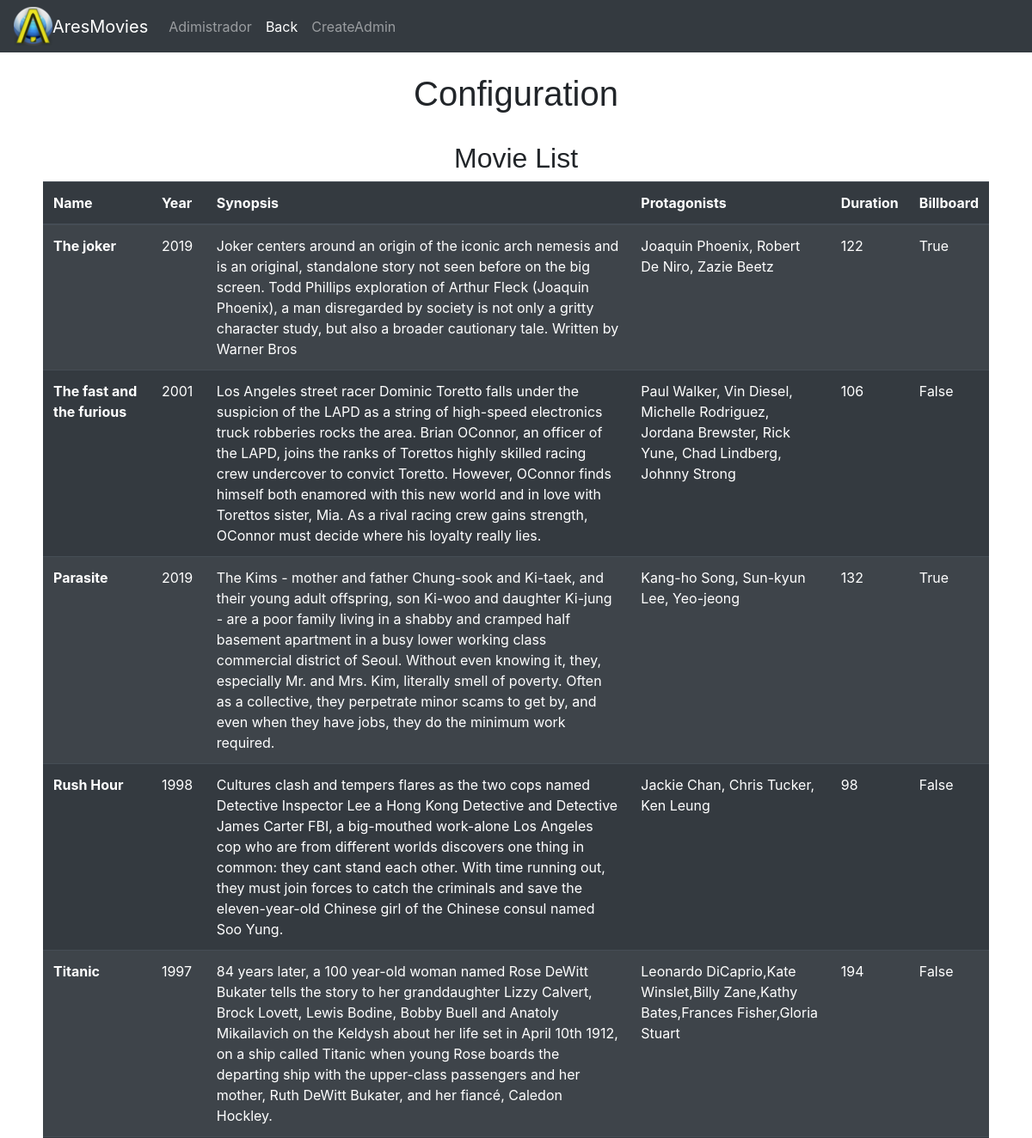
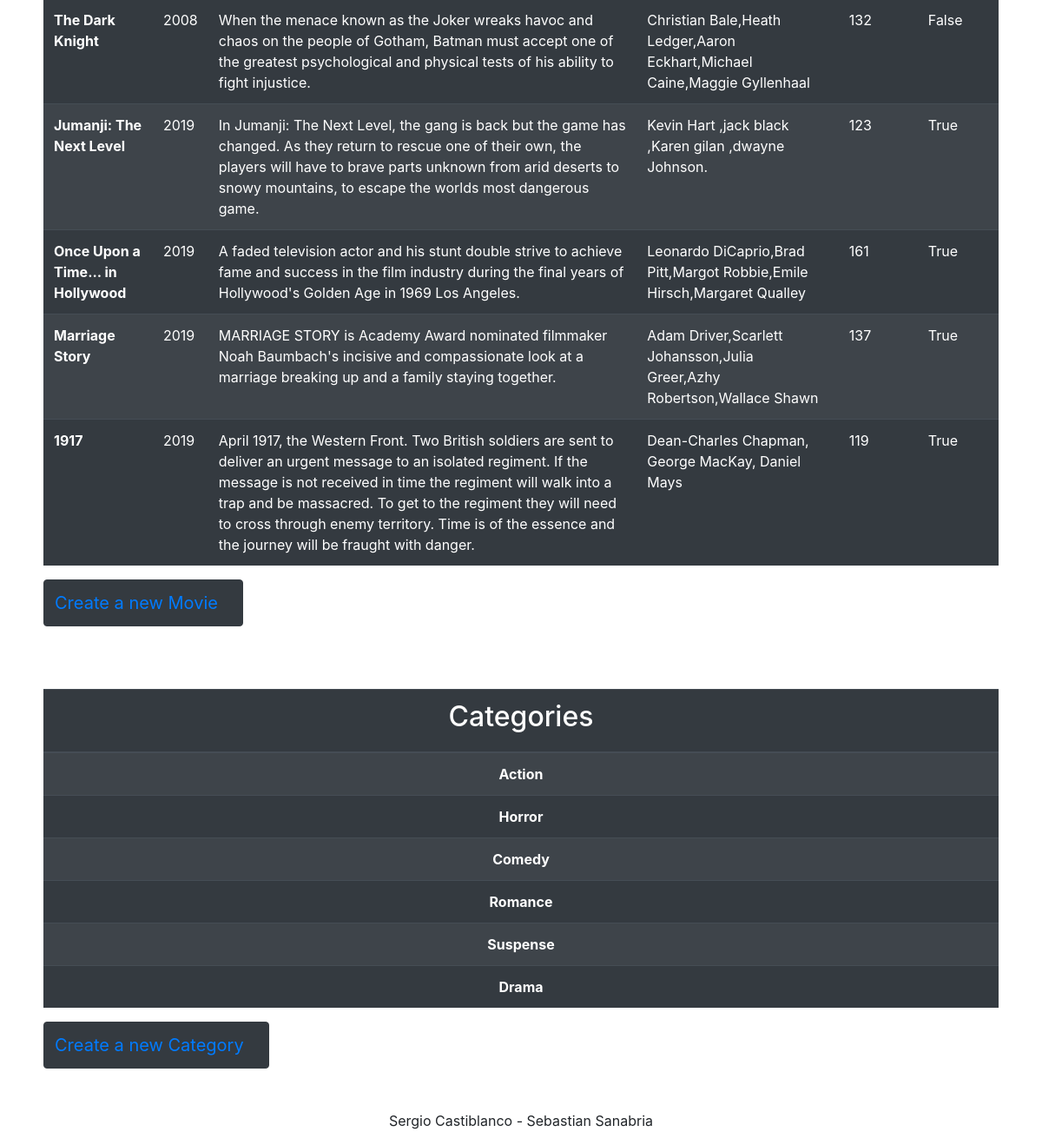
/AresMovies/admin/adminConf/ (signed in), run on the app's committed database (2 pictures, top to bottom).
### app/models.py (models this page shows, shortened)
class Pelicula(models.Model):
    titulo = models.CharField(max_length=200, null=True)
    sinopsis = models.TextField(max_length=2000,null=True)
    anio = models.IntegerField(null=True)
    actores = models.TextField(max_length=2000,null=True)
    duracion = models.IntegerField(null=True)
    enCartelera = models.BooleanField(null=True)
    class Meta:
        app_label = 'app'

class Categoria(models.Model):
    nombre = models.CharField(max_length=200, null=True)
    class Meta:
        app_label = 'app'

### app/views.py (the view)
# urls.py: path('AresMovies/admin/adminConf/', views.administradorConf, name='administradorConf'),
@login_required
def administradorConf(request):
    lista_peliculas = Pelicula.objects.all()
    lista_categorias = Categoria.objects.all()
    contexto = {
        'lista_peliculas': lista_peliculas,
        'lista_categorias': lista_categorias
    }
    return render(request, 'app/administrador/Configuracion.html', contexto)

### app/templates/app/administrador/Configuracion.html (shortened to what this page needs)
{% extends "app/base.html" %}
{% load static %}
{% block estilo %}<link rel="stylesheet" href="{% static 'app/css/estiloConfig.css' %}">{% endblock %}
    {% block contenido %}
    <header>
      <nav class="navbar navbar-expand-lg navbar-dark bg-dark">
        <img src="{% static 'app/img/logo1.png' %}" alt="">
        <a class="navbar-brand" href="{% url 'app:index' %}">AresMovies</a>
        <div class="collapse navbar-collapse" id="navbarSupportedContent">
          <ul class="navbar-nav mr-auto">
            <li>
              <a class="nav-link" >
                {{ request.user.first_name }} {{ request.user.last_name }}
                <span class="sr-only">(current)</span></a>
            </li>
            <li class="nav-item active">
              <a class="nav-link" href="{% url 'app:index' %}">Back <span class="sr-only">(current)</span></a>
            </li>
            <li class="nav-item">
                <a class="nav-link" href="{% url 'app:form_admin' %}">CreateAdmin</a>
            </li>
          </ul>
        </div>
      </nav>
</header>
<br>
<h1>Configuration</h1>
    <br>
<section class="listap">
    <h2>Movie List</h2>
    <table class="table table-striped table-dark">
        <thead>
          <tr>
            <th scope="col">Name</th>
            <th scope="col">Year</th>
            <th scope="col">Synopsis</th>
            <th scope="col">Protagonists</th>
            <th scope="col">Duration</th>
            <th scope="col">Billboard</th>
          </tr>
        </thead>
        <tbody>
          {% for t in lista_peliculas %}
          <tr>
            <th>{{ t.titulo }}</th>
            <td>{{ t.anio }}</td>
            <td>{{ t.sinopsis}}</td>
            <td>{{ t.actores }}</td>
            <td>{{ t.duracion }}</td>
            <td>{{ t.enCartelera }}</td>
          </tr>
          {% endfor %}
        </tbody>
      </table>
      <button type="button" class="btn btn-dark"><a class="navbar-brand" href="{% url 'app:form_crea_peliculas' %}">Create a new Movie</a></button>
</section>
<br><br><br>
<section class="ingCategoria">
  <table class="table table-striped table-dark" >
    <thead>
      <tr>
        <th scope="col"><h2>Categories</h2></th>
      </tr>
    </thead>
    <tbody>
      {% for c in lista_categorias %}
      <tr>
        <th>{{ c.nombre }}</th>
      </tr>
      {% endfor %}
    </tbody>
  </table>
  <button type="button" class="btn btn-dark"><a class="navbar-brand" href="{% url 'app:form_crea_categoria' %}">Create a new Category</a></button>
</section>
<br><br>
<footer>
  <p>Sergio Castiblanco - Sebastian Sanabria</p>
</footer>
{% endblock %}

### app/static/app/css/estiloConfig.css (style rules this page uses)
html { display: block; }
body { margin: auto; background-color: darkslategrey; }
body h1 { font-family: 'Trebuchet MS', 'Lucida Sans Unicode', 'Lucida Grande', 'Lucida Sans', Arial, sans-serif; text-align: center; }
.listap { margin: 0px 50px; }
.listap h2 { text-align: center; font-family: 'Trebuchet MS', 'Lucida Sans Unicode', 'Lucida Grande', 'Lucida Sans', Arial, sans-serif; }
.ingCategoria { margin: 0px 50px; }
.ingCategoria table { text-align: center; }
footer p { text-align: center; }

### data on the page
Pelicula: titulo "The joker", anio "2019", sinopsis "Joker centers around an origin of the iconic arch nemesis and is an original, standalone story not seen before on the big screen. Todd Phillips exploration of Arthur Fleck (Joaquin Phoenix), a man disregarded by society is not only a gritty character study, but also a broader cautionary tale. Written by Warner Bros", actores "Joaquin Phoenix, Robert De Niro, Zazie Beetz", duracion "122", enCartelera "True"
Pelicula: titulo "The fast and the furious", anio "2001", sinopsis "Los Angeles street racer Dominic Toretto falls under the suspicion of the LAPD as a string of high-speed electronics truck robberies rocks the area. Brian OConnor, an officer of the LAPD, joins the ranks of Torettos highly skilled racing crew undercover to convict Toretto. However, OConnor finds himself both enamored with this new world and in love with Torettos sister, Mia. As a rival racing crew gains strength, OConnor must decide where his loyalty really lies.", actores "Paul Walker, Vin Diesel, Michelle Rodriguez, Jordana Brewster, Rick Yune, Chad Lindberg, Johnny Strong", duracion "106", enCartelera "False"
Pelicula: titulo "Parasite", anio "2019", sinopsis "The Kims - mother and father Chung-sook and Ki-taek, and their young adult offspring, son Ki-woo and daughter Ki-jung - are a poor family living in a shabby and cramped half basement apartment in a busy lower working class commercial district of Seoul. Without even knowing it, they, especially Mr. and Mrs. Kim, literally smell of poverty. Often as a collective, they perpetrate minor scams to get by, and even when they have jobs, they do the minimum work required.", actores "Kang-ho Song, Sun-kyun Lee, Yeo-jeong", duracion "132", enCartelera "True"
Pelicula: titulo "Rush Hour", anio "1998", sinopsis "Cultures clash and tempers flares as the two cops named Detective Inspector Lee a Hong Kong Detective and Detective James Carter FBI, a big-mouthed work-alone Los Angeles cop who are from different worlds discovers one thing in common: they cant stand each other. With time running out, they must join forces to catch the criminals and save the eleven-year-old Chinese girl of the Chinese consul named Soo Yung.", actores "Jackie Chan, Chris Tucker, Ken Leung", duracion "98", enCartelera "False"
Pelicula: titulo "Titanic", anio "1997", sinopsis "84 years later, a 100 year-old woman named Rose DeWitt Bukater tells the story to her granddaughter Lizzy Calvert, Brock Lovett, Lewis Bodine, Bobby Buell and Anatoly Mikailavich on the Keldysh about her life set in April 10th 1912, on a ship called Titanic when young Rose boards the departing ship with the upper-class passengers and her mother, Ruth DeWitt Bukater, and her fiancé, Caledon Hockley.", actores "Leonardo DiCaprio,Kate Winslet,Billy Zane,Kathy Bates,Frances Fisher,Gloria Stuart", duracion "194", enCartelera "False"
Pelicula: titulo "The Dark Knight", anio "2008", sinopsis "When the menace known as the Joker wreaks havoc and chaos on the people of Gotham, Batman must accept one of the greatest psychological and physical tests of his ability to fight injustice.", actores "Christian Bale,Heath Ledger,Aaron Eckhart,Michael Caine,Maggie Gyllenhaal", duracion "132", enCartelera "False"
Pelicula: titulo "Jumanji: The Next Level", anio "2019", sinopsis "In Jumanji: The Next Level, the gang is back but the game has changed. As they return to rescue one of their own, the players will have to brave parts unknown from arid deserts to snowy mountains, to escape the worlds most dangerous game.", actores "Kevin Hart ,jack black ,Karen gilan ,dwayne Johnson.", duracion "123", enCartelera "True"
Pelicula: titulo "Once Upon a Time... in Hollywood", anio "2019", sinopsis "A faded television actor and his stunt double strive to achieve fame and success in the film industry during the final years of Hollywood's Golden Age in 1969 Los Angeles.", actores "Leonardo DiCaprio,Brad Pitt,Margot Robbie,Emile Hirsch,Margaret Qualley", duracion "161", enCartelera "True"
Pelicula: titulo "Marriage Story", anio "2019", sinopsis "MARRIAGE STORY is Academy Award nominated filmmaker Noah Baumbach's incisive and compassionate look at a marriage breaking up and a family staying together.", actores "Adam Driver,Scarlett Johansson,Julia Greer,Azhy Robertson,Wallace Shawn", duracion "137", enCartelera "True"
Pelicula: titulo "1917", anio "2019", sinopsis "April 1917, the Western Front. Two British soldiers are sent to deliver an urgent message to an isolated regiment. If the message is not received in time the regiment will walk into a trap and be massacred. To get to the regiment they will need to cross through enemy territory. Time is of the essence and the journey will be fraught with danger.", actores "Dean-Charles Chapman, George MacKay, Daniel Mays", duracion "119", enCartelera "True"
Categoria: nombre "Action"
Categoria: nombre "Horror"
Categoria: nombre "Comedy"
Categoria: nombre "Romance"
Categoria: nombre "Suspense"
Categoria: nombre "Drama"

### other printed values
{{ request.user.first_name }} "Adimistrador"
